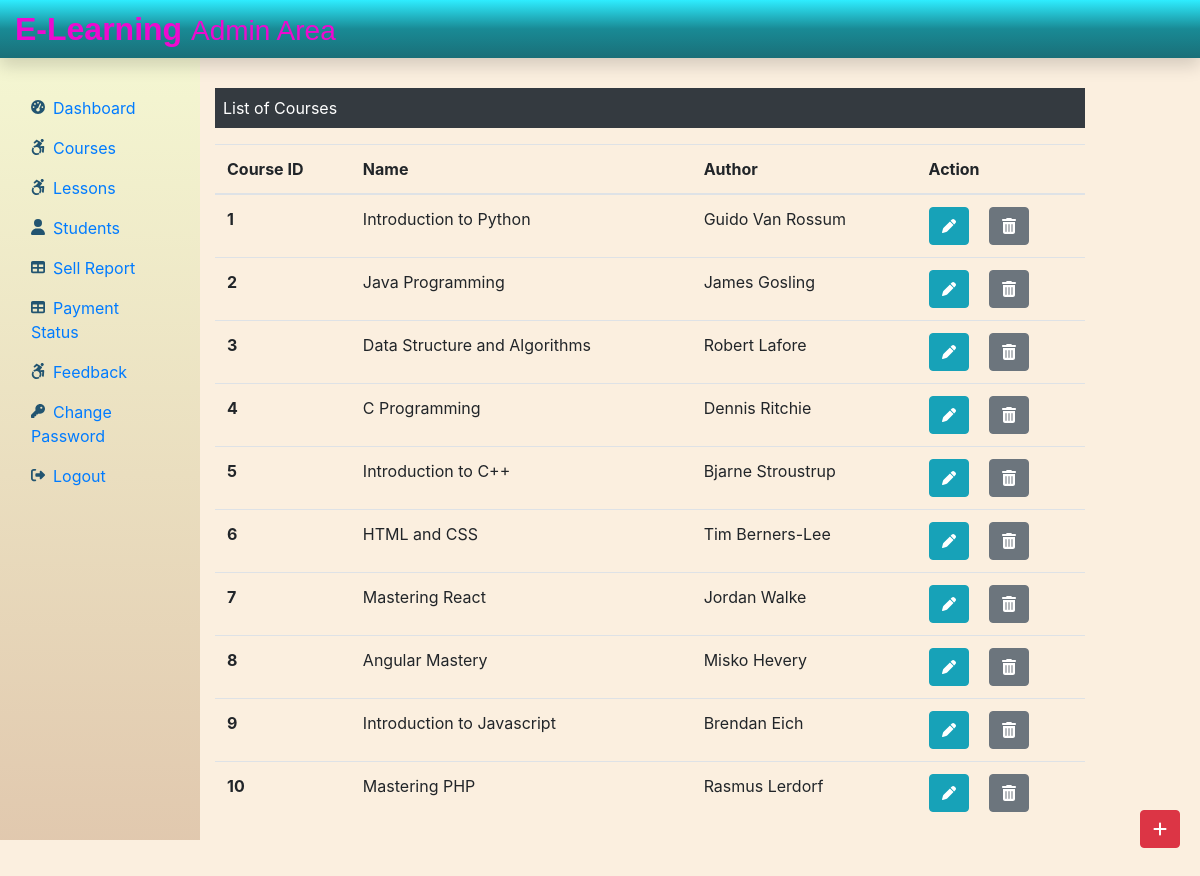
/Admin/courses.php (signed in), run on the app's committed database.
### tables this page shows
CREATE TABLE `course` (
  `course_id` int(11) NOT NULL,
  `course_name` text NOT NULL,
  `course_desc` text NOT NULL,
  `course_author` varchar(255) NOT NULL,
  `course_img` text NOT NULL,
  `course_duration` text NOT NULL,
  `course_price` int(11) NOT NULL,
  `course_original_price` int(11) NOT NULL
);

### Admin/courses.php (the view, shortened to what this page needs)
<?php
include('./admininclude/header.php');
include('../dbConnection.php');
?>
<div class="col-sm-9 mt-5">
    <p class="bg-dark text-white p-2">List of Courses</p>
    <?php
    $sql = "SELECT * FROM course";
    $result = $conn->query($sql);
    if ($result->num_rows > 0) {
    ?>
        <table class="table">
            <thead>
                <tr>
                    <th scope="col">Course ID</th>
                    <th scope="col">Name</th>
                    <th scope="col">Author</th>
                    <th scope="col">Action</th>
                </tr>
            </thead>
            <tbody>
                <?php
                while ($row = $result->fetch_assoc()) {
                    echo '<tr>';
                    echo '<th scope="row">' . $row['course_id'] . '</th>';
                    echo '<td>' . $row['course_name'] . '</td>';
                    echo '<td>' . $row['course_author'] . '</td>';
                    echo '<td>';
                    echo '
                        <form action="editCourse.php" method="POST" class="d-inline">
                        <input type="hidden" name="id" value=' . $row["course_id"] . '>
                        <button type="submit" class="btn btn-info mr-3" name="view" value="View">
                            <img class="iconsize" src="../icons/pen.svg" style="margin-top: -4px;">
                        </button>
                        </form>
                        <form action="" method="POST" class="d-inline">
                        <input type="hidden" name="id" value=' . $row["course_id"] . '>
                        <button type="submit" class="btn btn-secondary" name="delete" value="Delete">
                            <img class="iconsize" src="../icons/trash.svg" style="margin-top: -4px;">
                        </button>
                        </form>
                        </td>
                        </tr>';
                } ?>
            </tbody>
        </table>
    <?php } else {
        echo "0 Result";
    }
    ?>
</div>
</div>
<div>
    <a href="./addCourse.php" class="btn btn-danger box"><img class="iconsize" src="../icons/plus.svg" style="margin-top: -4px;"></a>
</div>
</div>
<?php
include('./admininclude/footer.php')
?>

### css/adminstyle.css (style rules this page uses)
body { background-color: rgba(250, 235, 215, 0.8); }
.box { position: fixed; bottom: 10px; right: 20px; margin-bottom: 30px; }
.iconsize { width: 14px; }

### data on the page
course: course_id "1", course_name "Introduction to Python", course_author "Guido Van Rossum"
course: course_id "2", course_name "Java Programming", course_author "James Gosling"
course: course_id "3", course_name "Data Structure and Algorithms", course_author "Robert Lafore"
course: course_id "4", course_name "C Programming", course_author "Dennis Ritchie"
course: course_id "5", course_name "Introduction to C++", course_author "Bjarne Stroustrup"
course: course_id "6", course_name "HTML and CSS", course_author "Tim Berners-Lee"
course: course_id "7", course_name "Mastering React", course_author "Jordan Walke"
course: course_id "8", course_name "Angular Mastery", course_author "Misko Hevery"
course: course_id "9", course_name "Introduction to Javascript", course_author "Brendan Eich"
course: course_id "10", course_name "Mastering PHP", course_author "Rasmus Lerdorf"
